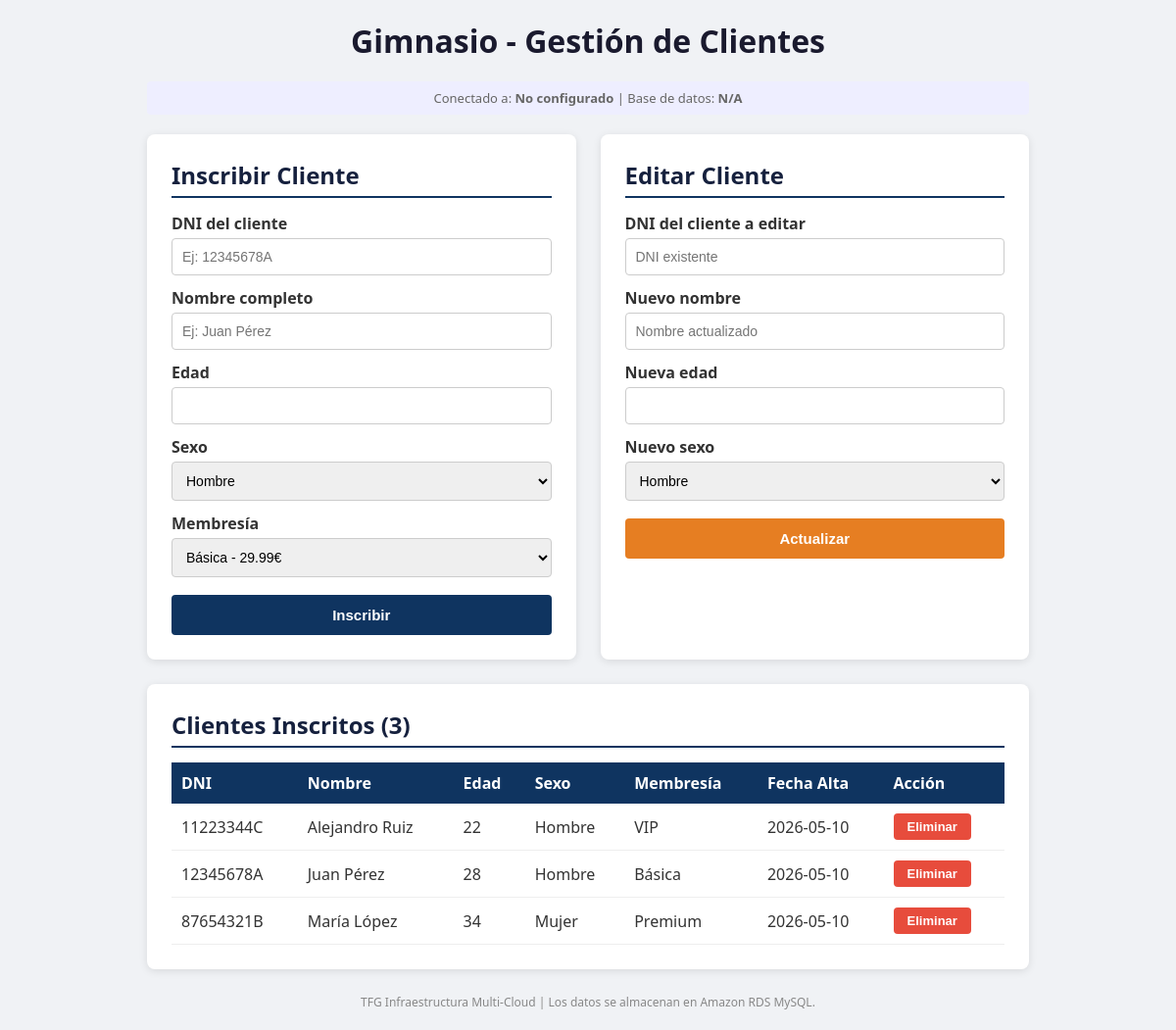
Screenshot of /app/web-form/index.php with the database file from the repository.
### tables this page shows
CREATE TABLE IF NOT EXISTS venta_alta (
    id_venta INT AUTO_INCREMENT PRIMARY KEY,
    dni_cliente VARCHAR(20) NOT NULL,
    dni_empleado VARCHAR(20) NOT NULL,
    id_membresia INT NOT NULL,
    fecha DATE NOT NULL,

    FOREIGN KEY (dni_cliente) REFERENCES clientes(dni_cliente),
    FOREIGN KEY (dni_empleado) REFERENCES empleados(dni_empleado),
    FOREIGN KEY (id_membresia) REFERENCES membresias(id_membresia)
);

CREATE TABLE IF NOT EXISTS clientes (
    dni_cliente VARCHAR(20) PRIMARY KEY,
    nombre VARCHAR(100) NOT NULL,
    edad INT,
    sexo VARCHAR(20)
);

CREATE TABLE IF NOT EXISTS membresias (
    id_membresia INT AUTO_INCREMENT PRIMARY KEY,
    nombre VARCHAR(50) NOT NULL,
    precio DECIMAL(8,2) NOT NULL,
    invitaciones BOOLEAN NOT NULL,
    clase_gratis BOOLEAN NOT NULL
);

### app/web-form/index.php (the view, shortened to what this page needs)
<?php
$db_host     = getenv("DB_HOST");
$db_user     = getenv("DB_USER");
$db_password = getenv("DB_PASSWORD");
$db_name     = getenv("DB_NAME");
$db_port     = getenv("DB_PORT") ?: 3306;
function conectar($host, $user, $pass, $name, $port) {
    $conn = new mysqli($host, $user, $pass, $name, $port);
    $conn->set_charset("utf8mb4");
    return $conn;
}
$clientes = [];
$conexion = conectar($db_host, $db_user, $db_password, $db_name, $db_port);
if ($conexion) {
    $result = $conexion->query(
        "SELECT c.dni_cliente, c.nombre, c.edad, c.sexo, m.nombre AS membresia, v.fecha
         FROM clientes c
         LEFT JOIN venta_alta v ON c.dni_cliente = v.dni_cliente
         LEFT JOIN membresias m ON v.id_membresia = m.id_membresia
         ORDER BY v.fecha DESC, c.nombre ASC"
    );
    if ($result) {
        while ($row = $result->fetch_assoc()) {
            $clientes[] = $row;
        }
    }
}
?>
<!DOCTYPE html>
<html lang="es">
<head>
</head>
<body>
<div class="container">
    <h1>Gimnasio - Gestión de Clientes</h1>
    <div class="info-cloud">
        Conectado a: <strong><?php echo htmlspecialchars($db_host ?: "No configurado"); ?></strong>
        | Base de datos: <strong><?php echo htmlspecialchars($db_name ?: "N/A"); ?></strong>
    </div>
    <div class="forms-grid">
        <div class="card">
            <h2>Inscribir Cliente</h2>
            <form method="POST">
                <label>DNI del cliente</label>
                <input type="text" name="dni_cliente" maxlength="20" required
                       placeholder="Ej: 12345678A">
                <label>Nombre completo</label>
                <input type="text" name="nombre" required
                       placeholder="Ej: Juan Pérez">
                <label>Edad</label>
                <input type="number" name="edad" min="0" max="120" required>
                <label>Sexo</label>
                <select name="sexo">
                    <option value="Hombre">Hombre</option>
                </select>
                <label>Membresía</label>
                <select name="id_membresia" required>
                    <option value="1">Básica - 29.99€</option>
                </select>
                <button type="submit" class="btn-crear">Inscribir</button>
            </form>
        </div>
        <div class="card">
            <h2>Editar Cliente</h2>
            <form method="POST">
                <label>DNI del cliente a editar</label>
                <input type="text" name="dni_cliente" maxlength="20" required
                       placeholder="DNI existente">
                <label>Nuevo nombre</label>
                <input type="text" name="nombre" required
                       placeholder="Nombre actualizado">
                <label>Nueva edad</label>
                <input type="number" name="edad" min="0" max="120" required>
                <label>Nuevo sexo</label>
                <select name="sexo">
                    <option value="Hombre">Hombre</option>
                </select>
                <button type="submit" class="btn-editar">Actualizar</button>
            </form>
        </div>
    </div>
    <div class="card">
        <h2>Clientes Inscritos (<?php echo count($clientes); ?>)</h2>
        <?php if (empty($clientes)): ?>
            <p style="color: #888; text-align: center; padding: 20px;">
                No hay clientes registrados todavía.
            </p>
        <?php else: ?>
            <table>
                <thead>
                    <tr>
                        <th>DNI</th>
                        <th>Nombre</th>
                        <th>Edad</th>
                        <th>Sexo</th>
                        <th>Membresía</th>
                        <th>Fecha Alta</th>
                        <th>Acción</th>
                    </tr>
                </thead>
                <tbody>
                    <?php foreach ($clientes as $c): ?>
                    <tr>
                        <td><?php echo htmlspecialchars($c['dni_cliente']); ?></td>
                        <td><?php echo htmlspecialchars($c['nombre']); ?></td>
                        <td><?php echo htmlspecialchars($c['edad']); ?></td>
                        <td><?php echo htmlspecialchars($c['sexo']); ?></td>
                        <td><?php echo htmlspecialchars($c['membresia'] ?? 'Sin membresía'); ?></td>
                        <td><?php echo htmlspecialchars($c['fecha'] ?? '-'); ?></td>
                        <td>
                            <form method="POST" style="display:inline;"
                                  onsubmit="return confirm('¿Eliminar a <?php echo htmlspecialchars($c['nombre']); ?>?');">
                                <button type="submit" class="btn-eliminar">Eliminar</button>
                            </form>
                        </td>
                    </tr>
                    <?php endforeach; ?>
                </tbody>
            </table>
        <?php endif; ?>
    </div>
    <p class="nota">
        TFG Infraestructura Multi-Cloud | Los datos se almacenan en Amazon RDS MySQL.
    </p>
</div>
</body>
</html>

### app/web-form/index.php (style rules this page uses)
* { box-sizing: border-box; margin: 0; padding: 0; }
body { font-family: 'Segoe UI', Arial, sans-serif; background: #f0f2f5; padding: 20px; color: #333; }
.container { max-width: 900px; margin: 0 auto; }
h1 { text-align: center; margin-bottom: 20px; color: #1a1a2e; }
h2 { margin-bottom: 15px; color: #16213e; border-bottom: 2px solid #0f3460; padding-bottom: 5px; }
.card { background: white; padding: 25px; border-radius: 8px; box-shadow: 0 2px 8px rgba(0,0,0,0.1); margin-bottom: 25px; }
label { font-weight: 600; display: block; margin-top: 12px; }
input, select { width: 100%; padding: 10px; margin-top: 4px; border: 1px solid #ccc; border-radius: 4px; font-size: 14px; }
button { width: 100%; padding: 12px; margin-top: 18px; border: none; border-radius: 4px; font-size: 15px; font-weight: bold; cursor: pointer; transition: background 0.2s; }
.btn-crear { background: #0f3460; color: white; }
.btn-editar { background: #e67e22; color: white; }
.btn-eliminar { background: #e74c3c; color: white; padding: 6px 14px; width: auto; margin: 0; font-size: 13px; }
table { width: 100%; border-collapse: collapse; margin-top: 10px; }
th { background: #0f3460; color: white; padding: 10px; text-align: left; }
td { padding: 10px; border-bottom: 1px solid #eee; }
.forms-grid { display: grid; grid-template-columns: 1fr 1fr; gap: 25px; }
.nota { font-size: 12px; color: #888; text-align: center; margin-top: 20px; }
.info-cloud { text-align: center; font-size: 13px; color: #666; background: #eef; padding: 8px; border-radius: 4px; margin-bottom: 20px; }

### rows the page displays
venta_alta: dni_cliente.dni_cliente "11223344C", dni_cliente.nombre "Alejandro Ruiz", dni_cliente.edad "22", dni_cliente.sexo "Hombre", id_membresia.nombre "VIP", fecha "2026-05-10"
venta_alta: dni_cliente.dni_cliente "12345678A", dni_cliente.nombre "Juan Pérez", dni_cliente.edad "28", dni_cliente.sexo "Hombre", id_membresia.nombre "Básica", fecha "2026-05-10"
venta_alta: dni_cliente.dni_cliente "87654321B", dni_cliente.nombre "María López", dni_cliente.edad "34", dni_cliente.sexo "Mujer", id_membresia.nombre "Premium", fecha "2026-05-10"

### other values shown
$db_host ?: "No configurado" "No configurado"
$db_name ?: "N/A" "N/A"
count($clientes) "3"
